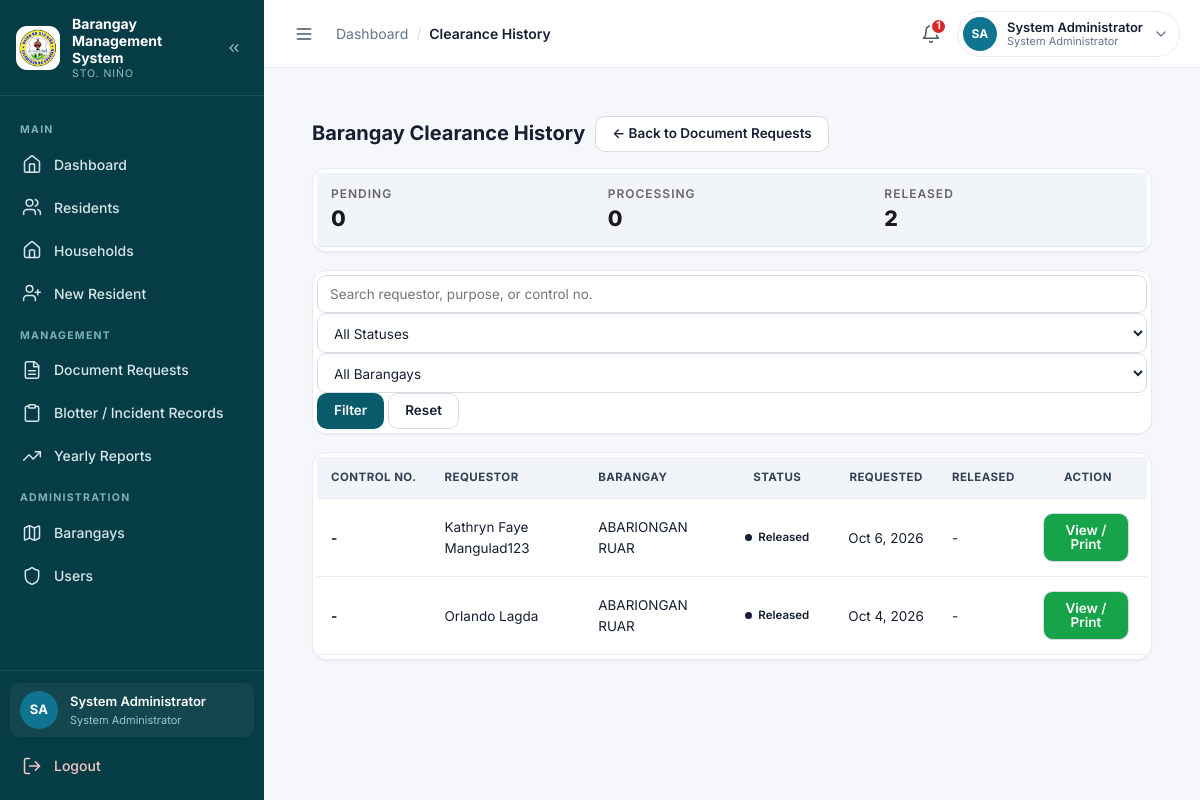
The app's page /pages/clearance_history.php (signed in) with its own data.
### tables this page shows
CREATE TABLE `document_requests` (
  `id` int(11) NOT NULL AUTO_INCREMENT,
  `barangay_id` int(11) NOT NULL,
  `resident_id` int(11) DEFAULT NULL,
  `requestor_name` varchar(150) NOT NULL,
  `document_type` varchar(100) NOT NULL,
  `purpose` varchar(255) DEFAULT NULL,
  `status` enum('Pending','Processing','Released','Rejected','Cancelled') NOT NULL DEFAULT 'Pending',
  `requested_at` timestamp NOT NULL DEFAULT current_timestamp(),
  `released_at` datetime DEFAULT NULL,
  `processed_by` int(11) DEFAULT NULL,
  `processed_at` datetime DEFAULT NULL,
  `decision_note` varchar(255) DEFAULT NULL,
  `notes` text DEFAULT NULL,
  `control_no` varchar(50) DEFAULT NULL,
  PRIMARY KEY (`id`),
  KEY `idx_docs_barangay` (`barangay_id`),
  KEY `idx_docs_resident` (`resident_id`),
  KEY `idx_docs_status` (`status`),
  KEY `idx_docs_processed_by` (`processed_by`),
  CONSTRAINT `document_requests_ibfk_1` FOREIGN KEY (`barangay_id`) REFERENCES `barangays` (`id`),
  CONSTRAINT `document_requests_ibfk_2` FOREIGN KEY (`resident_id`) REFERENCES `residents` (`id`),
  CONSTRAINT `fk_docs_processed_by` FOREIGN KEY (`processed_by`) REFERENCES `users` (`id`) ON DELETE SET NULL ON UPDATE CASCADE
);

CREATE TABLE `barangays` (
  `id` int(11) NOT NULL AUTO_INCREMENT,
  `barangay_name` varchar(150) NOT NULL,
  `created_at` timestamp NOT NULL DEFAULT current_timestamp(),
  PRIMARY KEY (`id`),
  UNIQUE KEY `barangay_name` (`barangay_name`)
);

### config/config.php (called while the page is built, shortened)
<?php
if (!function_exists('url')) {
    function url($path = '') {
        $path = ltrim((string)$path, '/');
        return BASE_URL . '/' . $path;
    }
}
function e($value) { return htmlspecialchars((string)$value, ENT_QUOTES, 'UTF-8'); }
require_once BASE_PATH . '/includes/auth.php';

### includes/auth.php (called while the page is built, shortened)
<?php
if (!defined('BRGY_AUTH_LOADED')) {
    function current_user(): array
    {
        static $user = null;
        if ($user !== null) {
            return $user;
        }
        $user = [
            'id'          => (int)($_SESSION['user_id'] ?? 0),
            'username'    => (string)($_SESSION['username'] ?? ''),
            'full_name'   => (string)($_SESSION['full_name'] ?? ''),
            'role'        => (string)($_SESSION['role'] ?? ''),
            'barangay_id' => null,
            'status'      => (string)($_SESSION['status'] ?? ''),
            'resident_id' => null,
        ];
        $conn = $GLOBALS['conn'] ?? null;
        $stmt = $conn->prepare(
            'SELECT u.id, u.username, u.full_name, u.role, u.barangay_id, u.status,
                    r.id AS resident_id
               FROM users u
               LEFT JOIN residents r ON r.user_id = u.id
              WHERE u.id = ? AND u.deleted_at IS NULL LIMIT 1'
        );
        $uid = (int)$_SESSION['user_id'];
        $stmt->bind_param('i', $uid);
        $stmt->execute();
        $row = $stmt->get_result()->fetch_assoc();
        if ($row) {
            $user = [
                'id'          => (int)$row['id'],
                'username'    => (string)$row['username'],
                'full_name'   => (string)$row['full_name'],
                'role'        => (string)$row['role'],
                'barangay_id' => ($row['barangay_id'] !== null) ? (int)$row['barangay_id'] : null,
                'status'      => (string)$row['status'],
                'resident_id' => ($row['resident_id'] !== null) ? (int)$row['resident_id'] : null,
            ];
        }
        return $user;
    }
    function current_role(): string
    {
        return (string)(current_user()['role'] ?? '');
    }
    function is_admin(): bool     { return current_role() === 'admin'; }
    function require_role(array $allowed): void
    {
        $user  = current_user();
    }
    function require_staff(): void     { require_role(['admin', 'secretary']); }
    function scope_barangay(string $alias = '', string $join = ' AND '): array
    {
        if (is_admin()) {
            return ['', []];
        }
        $prefix = ($alias !== '') ? $alias . '.' : '';
        $bid    = current_barangay_id();
        return [$join . $prefix . 'barangay_id = ?', [$bid]];
    }
}
?>

### pages/clearance_history.php (the view, shortened to what this page needs)
<?php
require_once __DIR__ . '/../config/config.php';
require_staff();
list($scopeSql, $scopeParams) = scope_barangay('dr');
$f_q        = trim($_GET['q'] ?? '');
$sql = "
    SELECT
        dr.id,
        dr.barangay_id,
        dr.resident_id,
        dr.requestor_name,
        dr.document_type,
        dr.purpose,
        dr.status,
        dr.control_no,
        dr.requested_at,
        dr.released_at,
        b.barangay_name
    FROM document_requests dr
    LEFT JOIN barangays b ON b.id = dr.barangay_id
    WHERE dr.document_type = 'Barangay Clearance' $scopeSql
";
$sql .= " ORDER BY dr.requested_at DESC, dr.id DESC";
$stmt = $conn->prepare($sql);
$stmt->execute();
$result = $stmt->get_result();
$clearances = $result->fetch_all(MYSQLI_ASSOC);
$brgys = null;
if (is_admin()) {
    $brgys = $conn->query('SELECT id, barangay_name FROM barangays ORDER BY barangay_name ASC');
}
$statusOptions = ['Pending', 'Processing', 'Released'];
$statusCounts = [];
foreach ($statusOptions as $s) {
    $statusCounts[$s] = 0;
}
foreach ($clearances as $c) {
    $statusCounts[$c['status']] = ($statusCounts[$c['status']] ?? 0) + 1;
}
include BASE_PATH . '/partials/header.php';
?>
<div class="page">
    <div class="toolbar">
        <h2 style="margin:0">Barangay Clearance History</h2>
        <a class="btn btn--ghost" href="<?= e(url('pages/documents.php')) ?>">← Back to Document Requests</a>
    </div>
    <div class="card table-wrap" style="overflow-x:auto">
        <table style="width:100%; text-align:center">
            <thead>
                <tr>
                    <?php foreach ($statusOptions as $s): ?>
                    <th style="width:33%">
                        <span style="display:block; font-size:9pt; font-weight:600; text-transform:uppercase; letter-spacing:1px; color:#666"><?= e($s) ?></span>
                        <span style="display:block; font-size:16pt; font-weight:800; color:#1a1a1a"><?= (int)($statusCounts[$s] ?? 0) ?></span>
                    </th>
                    <?php endforeach; ?>
                </tr>
            </thead>
        </table>
    </div>
    <div class="card table-wrap" style="overflow-x:auto">
        <form method="get">
            <input type="search" name="q" placeholder="Search requestor, purpose, or control no." value="<?= e($f_q) ?>">
            <select name="status">
                <option value="">All Statuses</option>
            </select>
            <?php if (is_admin() && $brgys): ?>
            <select name="barangay">
                <option value="0">All Barangays</option>
            </select>
            <?php endif; ?>
            <button class="btn" type="submit">Filter</button>
            <a class="btn btn--ghost" href="<?= e(url('pages/clearance_history.php')) ?>">Reset</a>
        </form>
    </div>
    <div class="card table-wrap" style="overflow-x:auto">
        <table style="width:100%">
            <thead>
                <tr>
                    <th style="text-align:left">Control No.</th>
                    <th style="text-align:left">Requestor</th>
                    <th style="text-align:left">Barangay</th>
                    <th style="text-align:center">Status</th>
                    <th style="text-align:center">Requested</th>
                    <th style="text-align:center">Released</th>
                    <th style="text-align:center">Action</th>
                </tr>
            </thead>
            <tbody>
            <?php if (empty($clearances)): ?>
                <tr>
                    <td colspan="7" style="text-align:center">No Barangay Clearance requests found.</td>
                </tr>
            <?php else: foreach ($clearances as $c): ?>
                <tr>
                    <td style="white-space:nowrap"><strong><?= e($c['control_no'] ?? '-') ?></strong></td>
                    <td><?= e($c['requestor_name']) ?></td>
                    <td><?= e($c['barangay_name'] ?? '-') ?></td>
                    <td style="text-align:center">
                        <span class="badge badge--<?= e($c['status']) ?>"><?= e(ucfirst($c['status'])) ?></span>
                    </td>
                    <td style="white-space:nowrap"><?= e($c['requested_at'] ? date('M j, Y', strtotime($c['requested_at'])) : '-') ?></td>
                    <td style="white-space:nowrap"><?= e($c['released_at'] ? date('M j, Y', strtotime($c['released_at'])) : '-') ?></td>
                    <td style="text-align:center">
                        <?php if ($c['status'] === 'Released'): ?>
                            <a
                                class="btn btn-success btn--ghost"
                                href="<?= e(url('documents/clearance_generate.php?request_id=' . (int)$c['id'])) ?>"
                                target="_blank"
                            >
                                View / Print
                            </a>
                        <?php else: ?>
                            <span class="muted-meta">Pending release</span>
                        <?php endif; ?>
                    </td>
                </tr>
            <?php endforeach; endif; ?>
            </tbody>
        </table>
    </div>
</div>
<?php include BASE_PATH . '/partials/footer.php'; ?>

### assets/css/style.css (style rules this page uses)
:root { --primary: #075B6B; --primary-700: #054C59; --primary-900: #063C46; --secondary: #0E7490; --accent: #E58B82; --bg: #F5F7FA; --card: #FFFFFF; --text: #172033; --muted: #64748B; --success: #16A34A; --warning: #F59E0B; --danger: #DC2626; --info: #0E7490; --border: #E6EAF1; --border-strong: #D5DCE6; --sidebar-w: 264px; --sidebar-w-collapsed: 78px; --topbar-h: 68px; --radius: 14px; --radius-sm: 10px; --radius-lg: 18px; --shadow-sm: 0 1px 2px rgba(16, 24, 40, .05); --shadow: 0 4px 16px rgba(16, 24, 40, .06); --shadow-md: 0 12px 32px rgba(16, 24, 40, .12); --ring: 0 0 0 3px rgba(14, 116, 144, .18); --font: 'Inter', system-ui, -apple-system, 'Segoe UI', Roboto, Arial, sans-serif; }
*, *::before, *::after { box-sizing: border-box; }
html { -webkit-text-size-adjust: 100%; }
body { margin: 0; font-family: var(--font); background: var(--bg); color: var(--text); font-size: 14px; line-height: 1.5; -webkit-font-smoothing: antialiased; }
h1, h2, h3, h4 { margin: 0 0 10px; color: var(--text); line-height: 1.25; }
h2 { font-size: 20px; font-weight: 700; }
a { color: var(--secondary); }
.page { padding: 24px; width: 100%; max-width: 1440px; margin: 0 auto; flex: 1; min-width: 0; }
.btn, .btn-primary { display: inline-flex; align-items: center; justify-content: center; gap: 8px; background: var(--primary); color: #fff; border: 1px solid transparent; border-radius: 10px; padding: 10px 16px; font-size: 13.5px; font-weight: 600; text-decoration: none; cursor: pointer; font-family: inherit; line-height: 1; transition: background .15s, box-shadow .15s, transform .05s; }
.btn.secondary, .btn--ghost, .btn-secondary { background: #fff; color: var(--text); border-color: var(--border-strong); }
.btn.btn-success, .btn-success, .btn--success { background: var(--success); color: #fff; }
.card { background: var(--card); border: 1px solid var(--border); border-radius: var(--radius); padding: 20px; box-shadow: var(--shadow-sm); margin-bottom: 18px; min-width: 0; }
.badge { display: inline-flex; align-items: center; gap: 6px; padding: 3px 10px; border-radius: 999px; font-size: 11.5px; font-weight: 600; border: 1px solid transparent; white-space: nowrap; }
.badge::before { content: ""; width: 7px; height: 7px; border-radius: 50%; background: currentColor; flex: none; }
table { width: 100%; border-collapse: collapse; background: #fff; font-size: 13.5px; }
th, td { padding: 12px 14px; text-align: left; border-bottom: 1px solid var(--border); vertical-align: middle; }
th { background: #F1F5F9; color: #334155; font-size: 11.5px; font-weight: 700; text-transform: uppercase; letter-spacing: .04em; white-space: nowrap; }
td .btn-edit, td .btn-delete, td .btn-cancel, td .btn { margin: 2px 4px 2px 0; }
.table-wrap { overflow-x: auto; -webkit-overflow-scrolling: touch; }
.table-wrap.card { padding: 4px; }
input, select, textarea { width: 100%; padding: 10px 12px; border: 1px solid var(--border-strong); border-radius: 9px; background: #fff; font-size: 13.5px; color: var(--text); font-family: inherit; }
.toolbar { display: flex; gap: 10px; flex-wrap: wrap; align-items: center; margin-bottom: 16px; }

### records on screen
document_requests: control_no "-", requestor_name "Kathryn Faye Mangulad123", barangay.barangay_name "ABARIONGAN RUAR", status "Released", requested_at "Oct 6, 2026", released_at "-"
document_requests: control_no "-", requestor_name "Orlando Lagda", barangay.barangay_name "ABARIONGAN RUAR", status "Released", requested_at "Oct 4, 2026", released_at "-"

### other values on screen
$group "MAIN"
$item['label'] "Dashboard"
$item['label'] "Residents"
$item['label'] "Households"
$item['label'] "New Resident"
$group "MANAGEMENT"
$item['label'] "Document Requests"
$item['label'] "Blotter / Incident Records"
$item['label'] "Yearly Reports"
$group "ADMINISTRATION"
$item['label'] "Barangays"
$item['label'] "Users"
$initials "SA"
$full_name "System Administrator"
$role_label "System Administrator"
